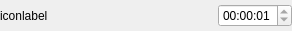
<ui version="4.0" >
 <class>SeekWidget</class>
 <widget class="QWidget" name="SeekWidget" >
  <property name="geometry" >
   <rect>
    <x>0</x>
    <y>0</y>
    <width>292</width>
    <height>31</height>
   </rect>
  </property>
  <property name="windowIcon" >
   <iconset/>
  </property>
  <layout class="QHBoxLayout" >
   <property name="margin" >
    <number>0</number>
   </property>
   <property name="spacing" >
    <number>0</number>
   </property>
   <item>
    <widget class="QLabel" name="_image" >
     <property name="text" >
      <string>icon</string>
     </property>
     <property name="wordWrap" >
      <bool>false</bool>
     </property>
    </widget>
   </item>
   <item>
    <widget class="QLabel" name="_label" >
     <property name="sizePolicy" >
      <sizepolicy>
       <hsizetype>7</hsizetype>
       <vsizetype>5</vsizetype>
       <horstretch>0</horstretch>
       <verstretch>0</verstretch>
      </sizepolicy>
     </property>
     <property name="text" >
      <string>label</string>
     </property>
     <property name="wordWrap" >
      <bool>false</bool>
     </property>
     <property name="buddy" >
      <cstring>time_edit</cstring>
     </property>
    </widget>
   </item>
   <item>
    <widget class="QTimeEdit" name="time_edit" >
     <property name="maximumTime" >
      <time>
       <hour>0</hour>
       <minute>59</minute>
       <second>59</second>
      </time>
     </property>
     <property name="minimumTime" >
      <time>
       <hour>0</hour>
       <minute>0</minute>
       <second>1</second>
      </time>
     </property>
    </widget>
   </item>
  </layout>
 </widget>
 <layoutdefault spacing="0" margin="0" />
 <pixmapfunction>qPixmapFromMimeSource</pixmapfunction>
 <resources/>
 <connections/>
</ui>
